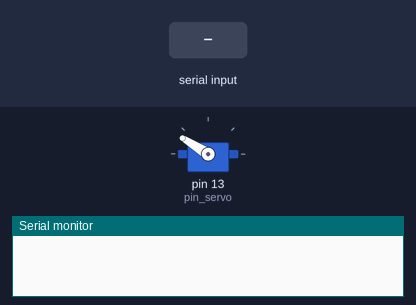
The sketch below on a simulated Arduino Uno, built with avr-gcc and run on an emulated ATmega328P. On the bench: servo, the last lines printed to the serial monitor. Wiring (inferred from the names in the program): servo: signal pin 13. The test bench sets the inputs (shaded band). Servo pulses on a pin are drawn as a servo (544–2400 µs = 0–180°).

Above: at 1.2 s.
1.3 s: "200\n" received over Serial
At 2.48 s:
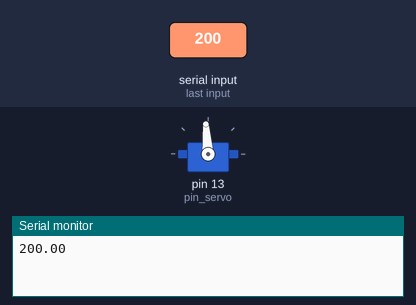
4.3 s: "90,45\n" received over Serial
At 5.83 s:
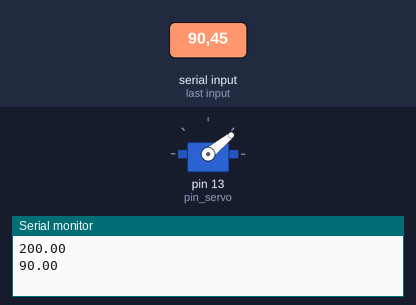
Timing chart, 0 to 13.3 s (numbered marks = the images above; inputs shaded):
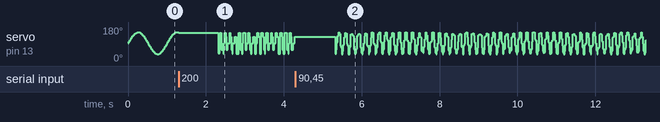

The sketch:

servo_comercial_serial_senoidal_variable.ino
```cpp
const int pin_servo = 13;
float pos = 0;
float t_on = 0;
float t_off = 0;
float frec = 1;
float omega = TWO_PI*frec;
float t = 0;

void setup() {
  Serial.begin(9600);
  pinMode(pin_servo, OUTPUT);
}
void loop() {
  recibir_datos();
  trayectoria();
  definir_senal_servo();
  mandar_senal_servo();
}
void recibir_datos(){
  if (Serial.available()) {
    frec = Serial.readString().toFloat();
    Serial.println(frec);
    definir_frecuencia();
  }
}


void definir_senal_servo(){
  t_on = pos/150 + 0.9;
  t_off = 20 - t_on;
}


void mandar_senal_servo(){
  digitalWrite(pin_servo, HIGH);
  delayMicroseconds(t_on*1000);
  digitalWrite(pin_servo, LOW);
  delayMicroseconds(t_off*1000);
  delay(17);
}


void definir_frecuencia(){
  omega = TWO_PI*frec;
}


void trayectoria(){
  t = millis()/1000.0;
  pos = (sin(omega*t) + 1)*90;
}
```
